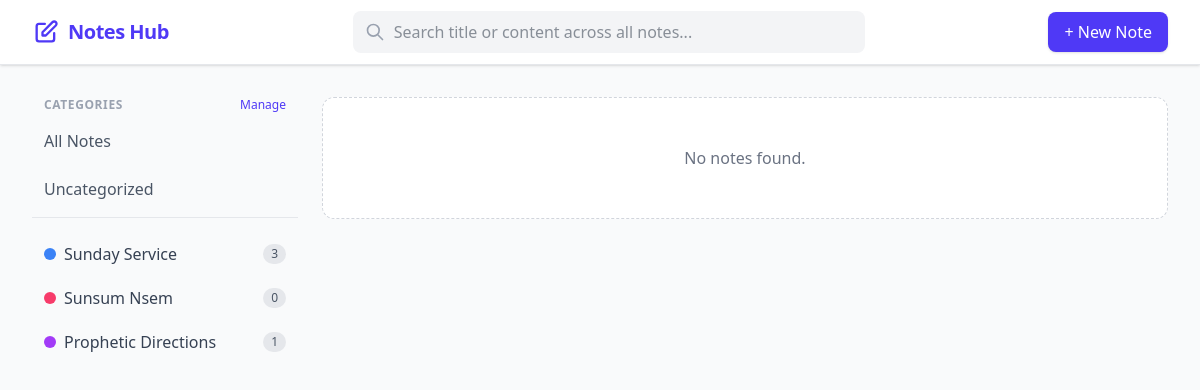
The app's page /?category=2 with its own data.
### notes/models.py (models this page shows, shortened)
class Category(models.Model):
    name = models.CharField(max_length=100, unique=True)
    slug = models.SlugField(unique=True, blank=True)
    color = models.CharField(max_length=7, default='#3B82F6')
    class Meta:
        verbose_name_plural = "Categories"

### notes/views.py (the view, shortened to what this page needs)
# urls.py: path('', views.note_list, name='note_list'),
def note_list(request):
    query = request.GET.get('q', '').strip()
    category_id = request.GET.get('category', '')
    notes = Note.objects.all().order_by('-service_date')
    search_results = []
    if category_id:
        if category_id == 'none':
            notes = notes.filter(category__isnull=True)
            if query:
                 search_results = [res for res in search_results if res['note'].category is None]
        else:
            notes = notes.filter(category_id=category_id)
            if query:
                 search_results = [res for res in search_results if res['note'].category_id == int(category_id)]
    categories = Category.objects.all()
    return render(request, 'notes/note_list.html', {
        'notes': notes,
        'categories': categories,
        'query': query,
        'search_results': search_results,
        'selected_category': category_id,
    })

### notes/templates/notes/note_list.html (shortened to what this page needs)
{% extends 'notes/base.html' %}
{% load note_tags %}
{% block content %}
<div class="grid grid-cols-1 lg:grid-cols-4 gap-6" x-data="{ previewNote: null, showPreview: false }">
    <aside class="space-y-2">
        <div class="flex items-center justify-between px-3 mb-2">
            <h3 class="text-xs font-semibold text-gray-400 uppercase tracking-wider">Categories</h3>
            <a href="{% url 'category_list' %}" class="text-xs text-indigo-600 hover:text-indigo-800 font-medium">Manage</a>
        </div>
        <a href="{% url 'note_list' %}" class="block px-3 py-2 rounded-lg font-medium {% if not selected_category %}bg-indigo-50 text-indigo-700{% else %}text-gray-600 hover:bg-gray-100{% endif %}">
            All Notes
        </a>
        <a href="{% url 'note_list' %}?category=none" class="block px-3 py-2 rounded-lg font-medium {% if selected_category == 'none' %}bg-indigo-50 text-indigo-700{% else %}text-gray-600 hover:bg-gray-100{% endif %}">
            Uncategorized
        </a>
        <div class="pt-4 border-t border-gray-200 space-y-1">
            {% for cat in categories %}
                <a href="{% url 'note_list' %}?category={{ cat.id }}" class="flex items-center justify-between px-3 py-2 rounded-lg text-gray-700 hover:bg-gray-100 transition">
                    <span class="flex items-center space-x-2">
                        <span class="w-3 h-3 rounded-full" style="background-color: {{ cat.color }}"></span>
                        <span>{{ cat.name }}</span>
                    </span>
                    <span class="text-xs bg-gray-200 text-gray-600 px-2 py-0.5 rounded-full">{{ cat.notes.count }}</span>
                </a>
            {% endfor %}
        </div>
    </aside>
    <section class="lg:col-span-3">
        {% if query %}
            <div class="mb-6 pb-4 border-b border-gray-200 flex items-center justify-between">
                <div class="text-sm text-gray-600">
                    Found <span class="font-bold text-gray-900">{{ search_results|length }}</span> notes containing: <span class="font-bold text-indigo-600 bg-indigo-50 px-2 py-1 rounded">"{{ query }}"</span>
                </div>
                <a href="{% url 'note_list' %}" class="text-xs text-gray-500 hover:text-gray-900 bg-gray-100 px-3 py-1.5 rounded-md transition">Clear Search</a>
            </div>
            <div class="space-y-6">
                {% for result in search_results %}
                    <div class="bg-white p-5 rounded-xl border border-gray-200 shadow-sm hover:border-indigo-300 transition">
                        <div class="flex items-center justify-between mb-3">
                            <h2 class="text-lg font-bold text-gray-900">
                                {% if result.title_match %}
                                    {{ result.note.title|highlight:query }}
                                {% else %}
                                    {{ result.note.title }}
                                {% endif %}
                            </h2>
                            <div class="flex space-x-2">
                                <button type="button"
                                        @click="previewNote = { title: '{{ result.note.title|escapejs }}', content: `{{ result.note.content|escapejs }}` }; showPreview = true;"
                                        class="px-3 py-1 bg-gray-50 hover:bg-gray-100 text-gray-600 text-xs font-medium rounded border border-gray-200 transition">
                                    Preview
                                </button>
                                <a href="{% url 'note_detail' result.note.pk %}?q={{ query|urlencode }}" class="px-3 py-1 bg-indigo-50 hover:bg-indigo-100 text-indigo-700 text-xs font-medium rounded border border-indigo-100 transition flex items-center">
                                    Open Note &rarr;
                                </a>
                            </div>
                        </div>
                        <div class="text-xs text-gray-400 mb-4 flex items-center space-x-3">
                            <span>Service: {{ result.note.service_date|date:"M j, Y" }}</span>
                            {% if result.note.category %}
                                <span class="px-2 py-0.5 rounded-full text-white" style="background-color: {{ result.note.category.color }}">{{ result.note.category.name }}</span>
                            {% endif %}
                        </div>
                        {% if result.snippets %}
                            <div class="bg-gray-50 rounded-lg p-4 space-y-3 border-l-4 border-amber-300">
                                {% for snippet in result.snippets %}
                                    <div class="text-sm text-gray-700 flex items-start">
                                        <span class="text-gray-400 mr-2 mt-0.5">↳</span>
                                        <p>... {{ snippet.highlighted }} ...</p>
                                    </div>
                                {% endfor %}
                            </div>
                        {% else %}
                            <div class="text-sm text-gray-500 italic bg-gray-50 p-3 rounded">
                                (Match found only in title)
                            </div>
                        {% endif %}
                    </div>
                {% empty %}
                    <div class="text-center py-12 bg-white rounded-xl border border-dashed border-gray-300">
                        <p class="text-gray-500 font-medium">No results found for "{{ query }}".</p>
                    </div>
                {% endfor %}
            </div>
        {% else %}
            <div class="grid grid-cols-1 md:grid-cols-2 gap-4">
                {% for note in notes %}
                    <a href="{% url 'note_detail' note.pk %}" class="block bg-white p-5 rounded-xl border border-gray-200 hover:shadow-md transition space-y-3">
                        <div class="flex items-center justify-between">
                            {% if note.category %}
                                <span class="text-xs font-semibold px-2.5 py-0.5 rounded-full text-white" style="background-color: {{ note.category.color }}">{{ note.category.name }}</span>
                            {% else %}
                                <span class="text-xs font-semibold px-2.5 py-0.5 rounded-full bg-gray-100 text-gray-500">Uncategorized</span>
                            {% endif %}
                            <span class="text-xs font-medium text-indigo-600 bg-indigo-50 px-2 py-0.5 rounded-md">
                                📅 {{ note.service_date|date:"M j, Y" }}
                            </span>
                        </div>
                        <h2 class="text-lg font-bold text-gray-900 truncate">{{ note.title }}</h2>
                        <p class="text-gray-600 text-sm line-clamp-3 leading-relaxed">{{ note.content }}</p>
                        <div class="text-xs text-gray-400 flex justify-between items-center pt-2 border-t border-gray-100">
                            <span>Saved: {{ note.created_at|date:"M d, Y" }}</span>
                            {% if note.attachments.exists %}
                                <span class="text-indigo-500">📎 {{ note.attachments.count }}</span>
                            {% endif %}
                        </div>
                    </a>
                {% empty %}
                    <div class="col-span-2 text-center py-12 bg-white rounded-xl border border-dashed border-gray-300">
                        <p class="text-gray-500 font-medium">No notes found.</p>
                    </div>
                {% endfor %}
            </div>
        {% endif %}
    </section>
</div>
{% endblock %}

### notes/templates/notes/base.html (style rules this page uses)
body { font-family: 'Segoe UI', -apple-system, BlinkMacSystemFont, Roboto, 'Helvetica Neue', sans-serif; }

### records on screen
Category: name "Sunday Service", notes.count "3"
Category: name "Sunsum Nsem", notes.count "0"
Category: name "Prophetic Directions", notes.count "1"
